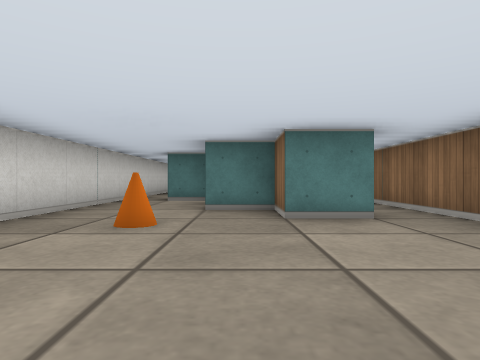
View 1 (above)

12 first-person views from a walk through a cub3D maze. The camera is about half as high as the walls, looks level and sees 75° across. The floor is counted in squares. Each view is taken from the middle of a square. On the plan, view 1 faces up. The plan holds only what a view shows up to about 9 squares ahead; the rest is blank. The place goes on beyond the plan.

View 2
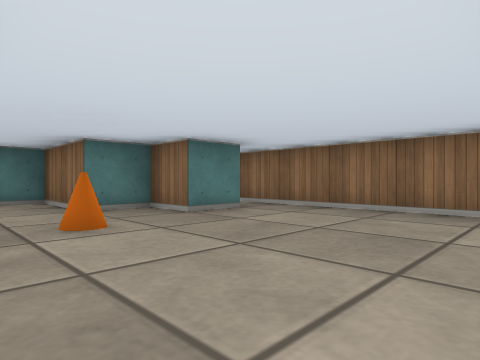

View 3
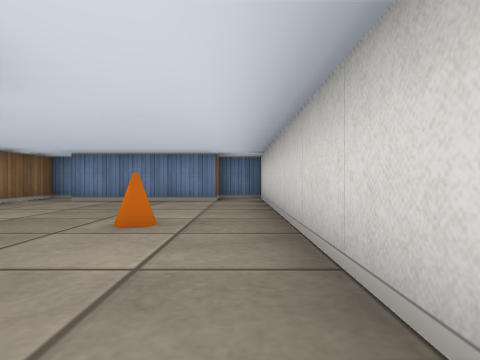

View 4
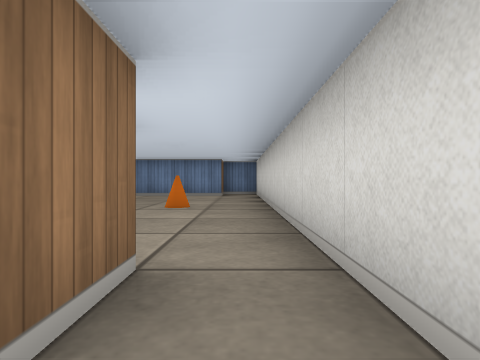

View 5
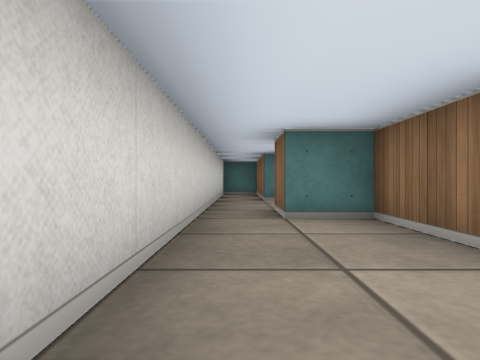

View 6
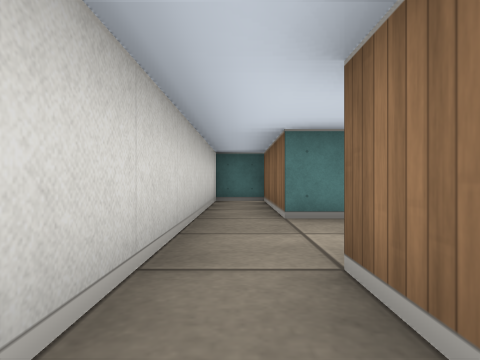

View 7
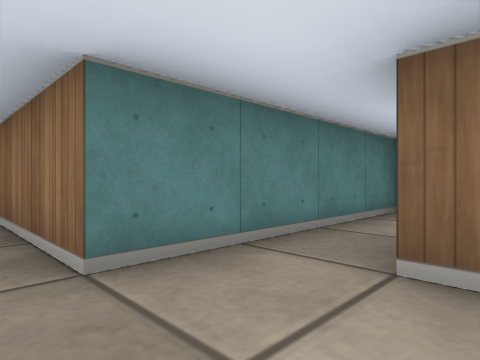

View 8
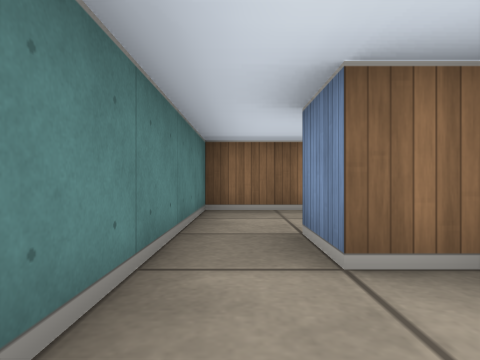

View 9
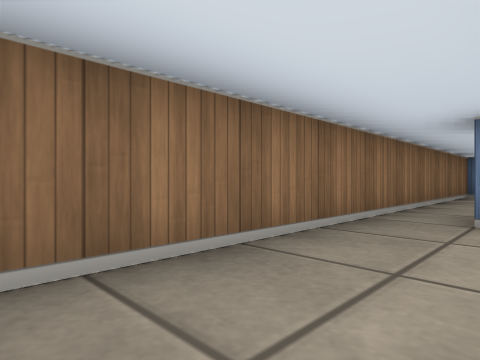

View 10
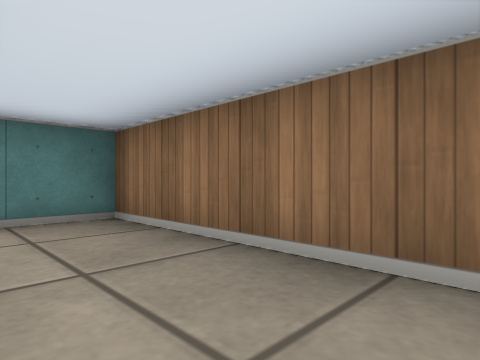

View 11
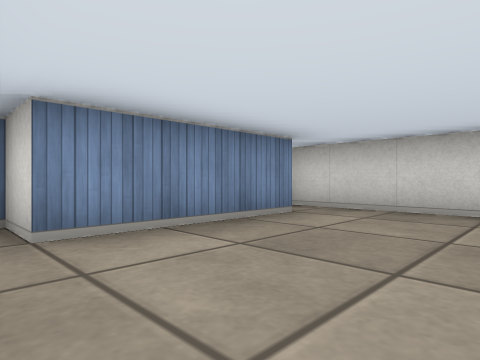

View 12
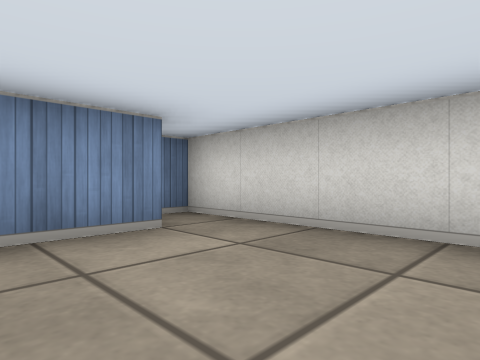

### Floor plan
Points are (right, up) in squares from view 1. A wall is a line through its corners. A room is listed if a view was taken in it or the views show most of it. See-through windows are left out.
Room 1 (views 1, 2, 3, 5, 6, 11, 12)
walls: (1.5, 3.5) (0.5, 3.5) (0.5, 4.5) (-0.5, 4.5) (-0.5, 6.5) (-1.5, 6.5) (-1.5, 7.5); (-2.5, 7.5) (-2.5, -1.5) (-1.5, -1.5) (-1.5, -0.5) (1.5, -0.5) (1.5, -1.5) (2.5, -1.5) (2.5, 5.5)
ways out: opening at (-2, 8) to room 2; opening at (2, 5) to room 3
objects: cone (-1, 3)
Room 2 (views 4, 7, 8)
walls: (0.5, 9.5) (-1.5, 9.5) (-1.5, 12.5) (-2.5, 12.5) (-2.5, 7.5); (-0.5, 7.8) (-0.5, 8.5) (0.5, 8.5)
ways out: opening at (-2, 8) to room 1; opening at (0, 9) to room 3
Room 3 (views 9, 10)
walls: (2.5, 5.5) (2.5, 9.5) (0.5, 9.5)
ways out: opening at (2, 5) to room 1; opening at (0, 9) to room 2

Positions as (right, up) in squares from view 1, and headings:
1: (0, 0), facing up
2: (-2, 0), facing up-right
3: (-2, 6), facing down
4: (-2, 8), facing down
5: (-2, 3), facing up
6: (-2, 6), facing up
7: (-2, 8), facing up-right
8: (-2, 9), facing right
9: (1, 8), facing down-right
10: (1, 6), facing up-right
11: (2, 2), facing down-left
12: (0, 2), facing down-left
